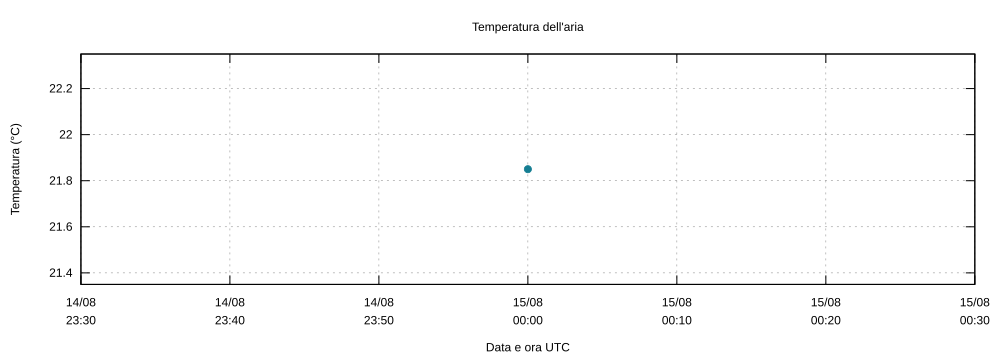

Here is the gnuplot script that generated this plot:
set encoding utf8
set terminal svg size 1000,360 dynamic noenhanced
set output 'temperature-1.svg'
set title "Temperatura dell'aria"
set xlabel 'Data e ora UTC'
set ylabel 'Temperatura (°C)'
set xdata time
set timefmt '%s'
set format x "%d/%m\n%H:%M"
set grid
unset key
set xrange [1281828600:1281832200]
set yrange [21.349989999999991:22.349989999999991]
plot 'temperature-1.dat' using 1:2 with points pointtype 7 pointsize 0.8 linecolor rgb '#147d92'
